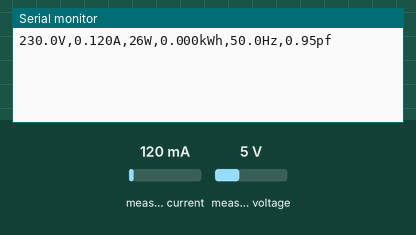
This sketch was run on a simulated Arduino Uno, built with avr-gcc and run on an emulated ATmega328P. Shown: the last lines printed to the serial monitor. Inputs (shaded band) come from the test bench; at power-on: measured current 120 mA, measured voltage 5 V.

Above: at 1.8 s.
1.9 s: measured current set to 40 mA
At 2.8 s:
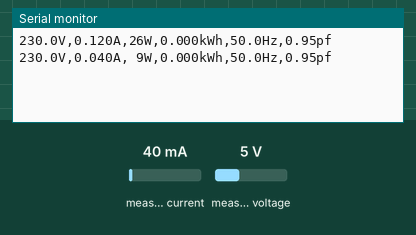
4.5 s: measured voltage set to 0.3 V
At 5.8 s:
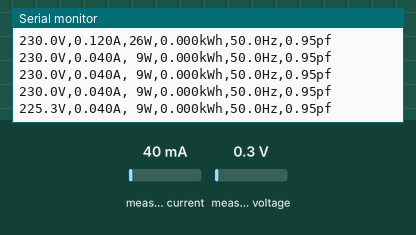
6.0 s: measured current set to 500 mA
At 6.9 s:
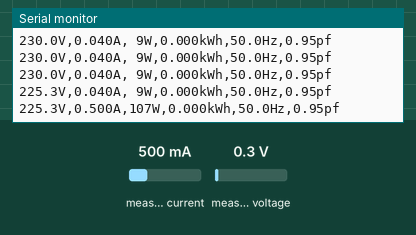

Measured:
- after the input at 1.9 s, the serial monitor: prints a new line after 0.17 s (image 1)
- after the input at 4.5 s, the serial monitor: prints a new line after 0.57 s (image 2)
- after the input at 6.0 s, the serial monitor: prints a new line after 0.07 s (image 3)

The sketch:

PowerMon.ino
```cpp
#include <PZEM004Tv30.h>

PZEM004Tv30 pzem(&Serial);

float voltage = 0;
float current = 0;
float power = 0;
float energy = 0;
float frequency = 0;
float pf = 0;
String output ="";
unsigned long tmr = 0;


void setup() {
  Serial.begin(9600);
}

void loop() {
   if((millis() - tmr) > 1000) {
          tmr = millis();
          voltage = pzem.voltage();
          current = pzem.current();
          power = pzem.power();
          energy = pzem.energy();
          frequency = pzem.frequency();
          pf = pzem.pf();


          output ="";
          if (!isnan(voltage)) {
            output += String(voltage, 1) + "V,";
          } else {
            output += "Error,";
          }

          if (!isnan(current)) {
            output += String(current, 3) + "A,";
          } else {
            output += "Error,";
          }

          if (!isnan(power)) {
            output += String(power, 0) + "W,";
          } else {
            output += "Error,";
          }

          if (!isnan(energy)) {
            output += String(energy, 3) + "kWh,";
          } else {
            output += "Error,";
          }

          if (!isnan(frequency)) {
            output += String(frequency, 1) + "Hz,";
          } else {
            output += "Error,";
          }

          if (!isnan(pf)) {
            output += String(pf) + "pf";
          } else {
            output += "Error";
          }

         Serial.println(output);
   }
}
```
